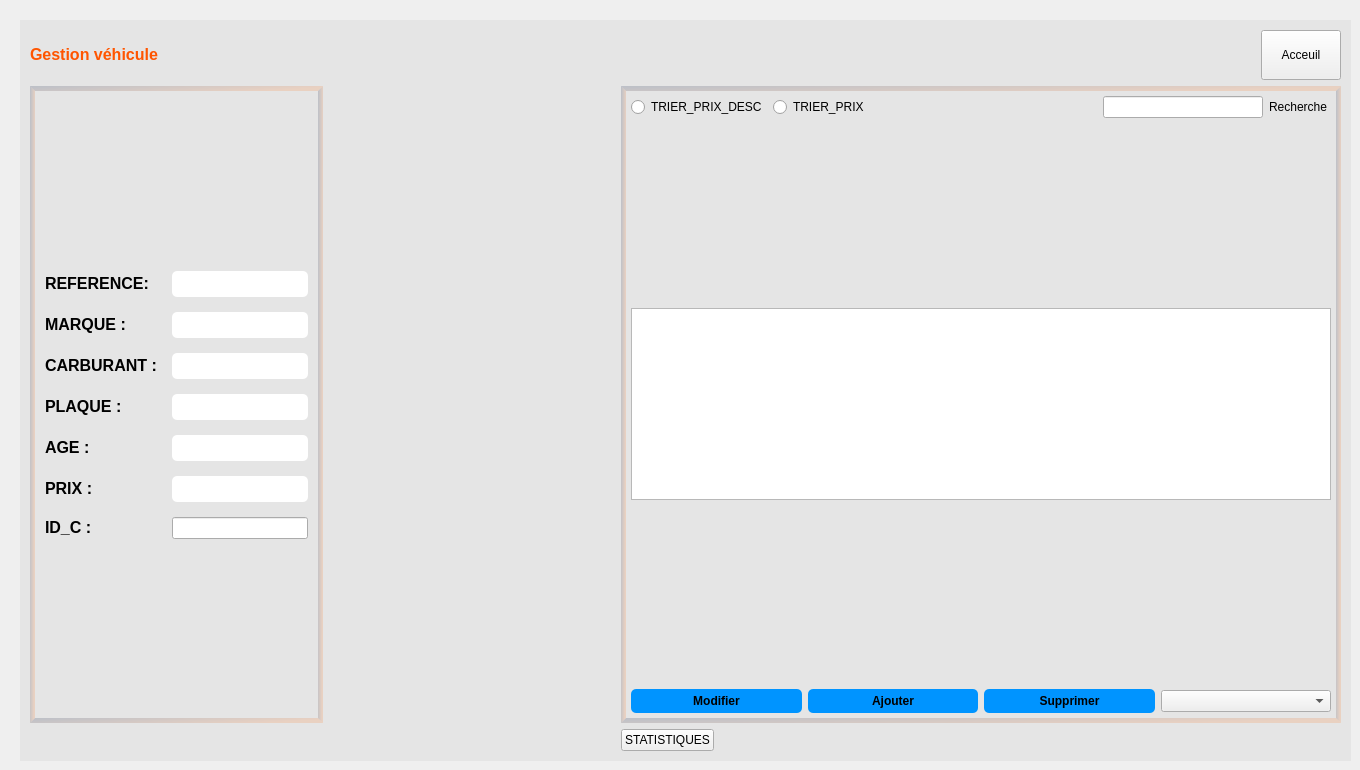
    <widget class="QWidget" name="stackedWidgetPage1">
     <widget class="QLabel" name="time_label">
      <property name="geometry">
       <rect>
        <x>970</x>
        <y>10</y>
        <width>141</width>
        <height>51</height>
       </rect>
      </property>
      <property name="font">
       <font>
        <family>NFL Minnesota Vikings</family>
        <pointsize>18</pointsize>
       </font>
      </property>
      <property name="text">
       <string/>
      </property>
     </widget>
     <widget class="QWidget" name="gridWidget" native="true">
      <property name="geometry">
       <rect>
        <x>20</x>
        <y>20</y>
        <width>1331</width>
        <height>741</height>
       </rect>
      </property>
      <property name="styleSheet">
       <string notr="true">#gridWidget {
	background : #e5e5e5;
}</string>
      </property>
      <layout class="QGridLayout" name="gridLayout">
       <property name="leftMargin">
        <number>10</number>
       </property>
       <property name="topMargin">
        <number>10</number>
       </property>
       <property name="rightMargin">
        <number>10</number>
       </property>
       <property name="bottomMargin">
        <number>10</number>
       </property>
       <item row="1" column="1">
        <spacer name="horizontalSpacer_2">
         <property name="orientation">
          <enum>Qt::Horizontal</enum>
         </property>
         <property name="sizeHint" stdset="0">
          <size>
           <width>40</width>
           <height>20</height>
          </size>
         </property>
        </spacer>
       </item>
       <item row="0" column="2">
        <layout class="QHBoxLayout" name="horizontalLayout_5">
         <item>
          <spacer name="horizontalSpacer_3">
           <property name="orientation">
            <enum>Qt::Horizontal</enum>
           </property>
           <property name="sizeHint" stdset="0">
            <size>
             <width>40</width>
             <height>20</height>
            </size>
           </property>
          </spacer>
         </item>
         <item>
          <widget class="QPushButton" name="PBacceuil">
           <property name="enabled">
            <bool>true</bool>
           </property>
           <property name="minimumSize">
            <size>
             <width>0</width>
             <height>50</height>
            </size>
           </property>
           <property name="text">
            <string>Acceuil</string>
           </property>
          </widget>
         </item>
        </layout>
       </item>
       <item row="2" column="2">
        <layout class="QHBoxLayout" name="horizontalLayout_6">
         <item>
          <widget class="QPushButton" name="pushButton_5">
           <property name="text">
            <string>STATISTIQUES</string>
           </property>
          </widget>
         </item>
         <item>
          <spacer name="horizontalSpacer_4">
           <property name="orientation">
            <enum>Qt::Horizontal</enum>
           </property>
           <property name="sizeHint" stdset="0">
            <size>
             <width>40</width>
             <height>20</height>
            </size>
           </property>
          </spacer>
         </item>
        </layout>
       </item>
       <item row="0" column="0">
        <widget class="QLabel" name="label_10">
         <property name="font">
          <font>
           <weight>75</weight>
           <bold>true</bold>
          </font>
         </property>
         <property name="text">
          <string>&lt;html&gt;&lt;head/&gt;&lt;body&gt;&lt;p&gt;&lt;span style=&quot; font-size:12pt; color:#ff5500;&quot;&gt;Gestion véhicule&lt;/span&gt;&lt;/p&gt;&lt;/body&gt;&lt;/html&gt;</string>
         </property>
        </widget>
       </item>
       <item row="1" column="2">
        <widget class="QWidget" name="verticalWidget" native="true">
         <property name="styleSheet">
          <string notr="true">#verticalWidget {
	border : 5px solid qlineargradient(spread:pad, x1:0, y1:0, x2:1, y2:0.273, stop:0 rgba(20,40, 80, 50), stop:1 rgba(252, 126, 47, 50));
}</string>
         </property>
         <layout class="QVBoxLayout" name="verticalLayout">
          <property name="leftMargin">
           <number>10</number>
          </property>
          <property name="topMargin">
           <number>10</number>
          </property>
          <property name="rightMargin">
           <number>10</number>
          </property>
          <property name="bottomMargin">
           <number>10</number>
          </property>
          <item>
           <layout class="QHBoxLayout" name="horizontalLayout_10">
            <item>
             <widget class="QRadioButton" name="radioButton">
              <property name="text">
               <string>TRIER_PRIX_DESC</string>
              </property>
             </widget>
            </item>
            <item>
             <widget class="QRadioButton" name="radioButton_2">
              <property name="text">
               <string>TRIER_PRIX</string>
              </property>
             </widget>
            </item>
            <item>
             <spacer name="horizontalSpacer_5">
              <property name="orientation">
               <enum>Qt::Horizontal</enum>
              </property>
              <property name="sizeHint" stdset="0">
               <size>
                <width>40</width>
                <height>20</height>
               </size>
              </property>
             </spacer>
            </item>
            <item>
             <layout class="QHBoxLayout" name="horizontalLayout_4">
              <item>
               <widget class="QLineEdit" name="coderech"/>
              </item>
              <item>
               <widget class="QLabel" name="label_6">
                <property name="text">
                 <string>Recherche </string>
                </property>
               </widget>
              </item>
             </layout>
            </item>
           </layout>
          </item>
          <item>
           <spacer name="verticalSpacer">
            <property name="orientation">
             <enum>Qt::Vertical</enum>
            </property>
            <property name="sizeHint" stdset="0">
             <size>
              <width>20</width>
              <height>40</height>
             </size>
            </property>
           </spacer>
          </item>
          <item>
           <widget class="QTableView" name="table">
            <property name="minimumSize">
             <size>
              <width>700</width>
              <height>0</height>
             </size>
            </property>
            <property name="styleSheet">
             <string notr="true"/>
            </property>
           </widget>
          </item>
          <item>
           <spacer name="verticalSpacer_2">
            <property name="orientation">
             <enum>Qt::Vertical</enum>
            </property>
            <property name="sizeHint" stdset="0">
             <size>
              <width>20</width>
              <height>40</height>
             </size>
            </property>
           </spacer>
          </item>
          <item>
           <layout class="QHBoxLayout" name="horizontalLayout">
            <item>
             <widget class="QPushButton" name="pushButton_modif">
              <property name="styleSheet">
               <string notr="true">QPushButton {
padding: 5px;
border-radius: 5px;
background-color:#0094ff;
font-weight: bold;
}</string>
              </property>
              <property name="text">
               <string>Modifier</string>
              </property>
             </widget>
            </item>
            <item>
             <widget class="QPushButton" name="pushButton">
              <property name="styleSheet">
               <string notr="true">QPushButton {
padding: 5px;
border-radius: 5px;
background-color:#0094ff;
font-weight: bold;
}</string>
              </property>
              <property name="text">
               <string>Ajouter</string>
              </property>
             </widget>
            </item>
            <item>
             <widget class="QPushButton" name="supprimer">
              <property name="styleSheet">
               <string notr="true">QPushButton {
padding: 5px;
border-radius: 5px;
background-color:#0094ff;
font-weight: bold;
}</string>
              </property>
              <property name="text">
               <string>Supprimer</string>
              </property>
             </widget>
            </item>
            <item>
             <widget class="QComboBox" name="comboBox"/>
            </item>
           </layout>
          </item>
         </layout>
        </widget>
       </item>
       <item row="1" column="0">
        <widget class="QWidget" name="form" native="true">
         <property name="styleSheet">
          <string notr="true">#form {
	border : 5px solid qlineargradient(spread:pad, x1:0, y1:0, x2:1, y2:0.273, stop:0 rgba(20,40, 80, 50), stop:1 rgba(252, 126, 47, 50));
}</string>
         </property>
         <layout class="QVBoxLayout" name="verticalLayout_2">
          <property name="leftMargin">
           <number>5</number>
          </property>
          <property name="topMargin">
           <number>5</number>
          </property>
          <property name="rightMargin">
           <number>5</number>
          </property>
          <property name="bottomMargin">
           <number>5</number>
          </property>
          <item>
           <spacer name="verticalSpacer_3">
            <property name="orientation">
             <enum>Qt::Vertical</enum>
            </property>
            <property name="sizeHint" stdset="0">
             <size>
              <width>20</width>
              <height>40</height>
             </size>
            </property>
           </spacer>
          </item>
          <item>
           <layout class="QFormLayout" name="formLayout">
            <property name="horizontalSpacing">
             <number>15</number>
            </property>
            <property name="verticalSpacing">
             <number>15</number>
            </property>
            <property name="leftMargin">
             <number>10</number>
            </property>
            <property name="topMargin">
             <number>10</number>
            </property>
            <property name="rightMargin">
             <number>10</number>
            </property>
            <property name="bottomMargin">
             <number>10</number>
            </property>
            <item row="0" column="0">
             <widget class="QLabel" name="label_4">
              <property name="text">
               <string>&lt;html&gt;&lt;head/&gt;&lt;body&gt;&lt;p&gt;&lt;span style=&quot; font-size:12pt; font-weight:600;&quot;&gt;REFERENCE:&lt;/span&gt;&lt;/p&gt;&lt;/body&gt;&lt;/html&gt;</string>
              </property>
             </widget>
            </item>
            <item row="0" column="1">
             <widget class="QLineEdit" name="ref">
              <property name="styleSheet">
               <string notr="true">QLineEdit {
padding: 5px;
border-radius: 5px;

font-weight: bold;
}</string>
              </property>
             </widget>
            </item>
            <item row="1" column="0">
             <widget class="QLabel" name="label">
              <property name="text">
               <string>&lt;html&gt;&lt;head/&gt;&lt;body&gt;&lt;p&gt;&lt;span style=&quot; font-size:12pt; font-weight:600;&quot;&gt;MARQUE :&lt;/span&gt;&lt;/p&gt;&lt;/body&gt;&lt;/html&gt;</string>
              </property>
             </widget>
            </item>
            <item row="1" column="1">
             <widget class="QLineEdit" name="marque">
              <property name="styleSheet">
               <string notr="true">QLineEdit {
padding: 5px;
border-radius: 5px;

font-weight: bold;
}</string>
              </property>
             </widget>
            </item>
            <item row="2" column="0">
             <widget class="QLabel" name="label_11">
              <property name="text">
               <string>&lt;html&gt;&lt;head/&gt;&lt;body&gt;&lt;p&gt;&lt;span style=&quot; font-size:12pt; font-weight:600;&quot;&gt;CARBURANT :&lt;/span&gt;&lt;/p&gt;&lt;/body&gt;&lt;/html&gt;</string>
              </property>
             </widget>
            </item>
            <item row="2" column="1">
             <widget class="QLineEdit" name="carbu">
              <property name="styleSheet">
               <string notr="true">QLineEdit {
padding: 5px;
border-radius: 5px;

font-weight: bold;
}</string>
              </property>
             </widget>
            </item>
            <item row="3" column="0">
             <widget class="QLabel" name="label_12">
              <property name="text">
               <string>&lt;html&gt;&lt;head/&gt;&lt;body&gt;&lt;p&gt;&lt;span style=&quot; font-size:12pt; font-weight:600;&quot;&gt;PLAQUE :&lt;/span&gt;&lt;/p&gt;&lt;/body&gt;&lt;/html&gt;</string>
              </property>
             </widget>
            </item>
            <item row="3" column="1">
             <widget class="QLineEdit" name="plaque">
              <property name="styleSheet">
               <string notr="true">QLineEdit {
padding: 5px;
border-radius: 5px;

font-weight: bold;
}</string>
              </property>
             </widget>
            </item>
            <item row="4" column="0">
             <widget class="QLabel" name="label_3">
              <property name="styleSheet">
               <string notr="true"/>
              </property>
              <property name="text">
               <string>&lt;html&gt;&lt;head/&gt;&lt;body&gt;&lt;p&gt;&lt;span style=&quot; font-size:12pt; font-weight:600; color:#000000;&quot;&gt;AGE :&lt;/span&gt;&lt;/p&gt;&lt;/body&gt;&lt;/html&gt;</string>
              </property>
             </widget>
            </item>
            <item row="4" column="1">
             <widget class="QLineEdit" name="age">
              <property name="styleSheet">
               <string notr="true">QLineEdit {
padding: 5px;
border-radius: 5px;

font-weight: bold;
}</string>
              </property>
             </widget>
            </item>
            <item row="5" column="0">
             <widget class="QLabel" name="label_2">
              <property name="text">
               <string>&lt;html&gt;&lt;head/&gt;&lt;body&gt;&lt;p&gt;&lt;span style=&quot; font-size:12pt; font-weight:600;&quot;&gt;PRIX :&lt;/span&gt;&lt;/p&gt;&lt;/body&gt;&lt;/html&gt;</string>
              </property>
             </widget>
            </item>
            <item row="5" column="1">
             <widget class="QLineEdit" name="prix">
              <property name="styleSheet">
               <string notr="true">QLineEdit {
padding: 5px;
border-radius: 5px;

font-weight: bold;
}</string>
              </property>
             </widget>
            </item>
            <item row="6" column="0">
             <widget class="QLabel" name="label_5">
              <property name="text">
               <string>&lt;html&gt;&lt;head/&gt;&lt;body&gt;&lt;p&gt;&lt;span style=&quot; font-size:12pt; font-weight:600;&quot;&gt;ID_C :&lt;/span&gt;&lt;/p&gt;&lt;/body&gt;&lt;/html&gt;</string>
              </property>
             </widget>
            </item>
            <item row="6" column="1">
             <widget class="QLineEdit" name="id_cc"/>
            </item>
           </layout>
          </item>
          <item>
           <spacer name="verticalSpacer_4">
            <property name="orientation">
             <enum>Qt::Vertical</enum>
            </property>
            <property name="sizeHint" stdset="0">
             <size>
              <width>20</width>
              <height>40</height>
             </size>
            </property>
           </spacer>
          </item>
         </layout>
        </widget>
       </item>
      </layout>
     </widget>
    </widget>
